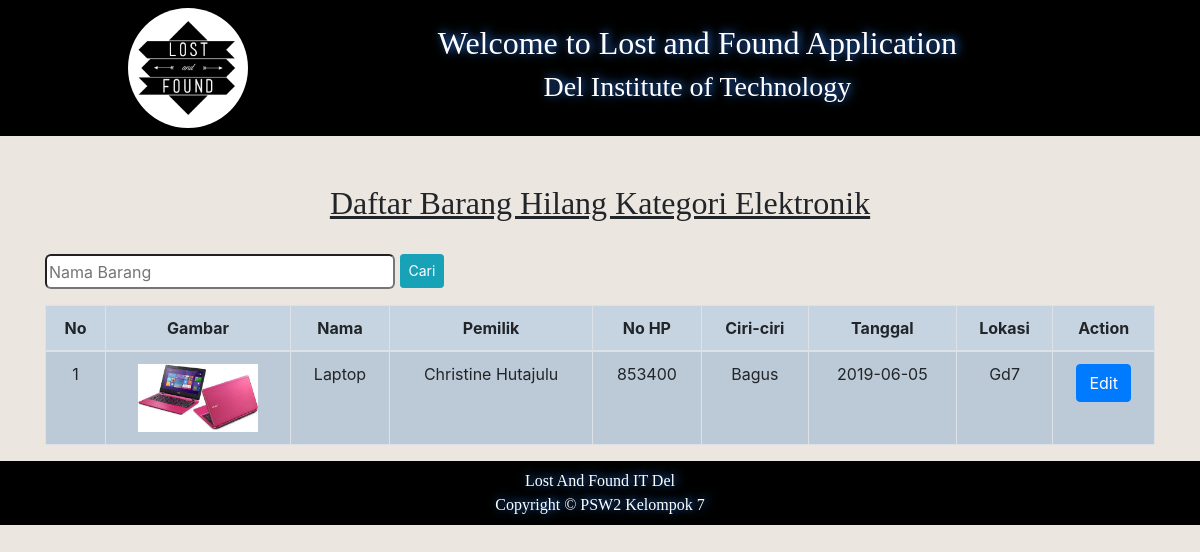
The app's page /daftarbarangUser/hilang/elektronik.php with its own data.
### tables this page shows
CREATE TABLE `formbaranghilang` (
  `id` int(10) UNSIGNED NOT NULL,
  `gambarBarang` varchar(100) NOT NULL,
  `namaBarang` varchar(100) NOT NULL,
  `pemilikBarang` varchar(100) NOT NULL,
  `noHp` int(20) NOT NULL,
  `ciriBarang` varchar(100) NOT NULL,
  `tanggalHilang` date NOT NULL,
  `lokasi` varchar(100) NOT NULL,
  `kategori` varchar(100) NOT NULL
);

### daftarbarangUser/hilang/elektronik.php (the view, shortened to what this page needs)
<html>
<head>
</head>
<link rel="stylesheet" href="../../css/bootstrap.css">
<link rel="stylesheet" href="../../css/bootstrap.min.css">
<body style="background-color: #ebe7e0;">
    <nav class="navbar" style="background-color: black">
    <div class="col-md-2">
        <img src="../../gambar/logo.jpg" width="120" height="120" class="rounded-circle d-inline-block align-top" alt="">
    </div>
    <div class="col-md-8">
        <center style="font-family:Castellar; color: white;"><h2 class="text4">Welcome to Lost and Found Application</h2>
        <h3 class="text4">Del Institute of Technology</h3>
        </center>
    </div>
    </nav>
</body>
</html>
<center>
    <h2 style="font-family:Bahnschrift Light Condensed;">
        <u>Daftar Barang Hilang Kategori Elektronik</u>
    </h2>
</center>
<?php
    include_once "../../config/config.php";
    $query = mysqli_query($data, "SELECT * FROM formbaranghilang ORDER BY id DESC");
    $hasil = [];
    while($satu = mysqli_fetch_assoc($query)){
        $hasil[] = $satu;
    }
?>
<div class="container">
<div>
    <form action="cariBarang.php" method="post">
        <input type="text" style="border-radius:6px; width: 350px; height:35px" name="barang" placeholder="Nama Barang">
        <input class="btn btn-info btn-sm" style="height:34px; margin-top: -6px;" type="submit" name="search" value="Cari" >
    </form>
</div>
<table class="table table-hover table-striped table-bordered" style="background-color:#c6d4e1">
    <thead>
        <tr>
        <th style = "text-align:center" scope="col">No</th>
        <th style = "text-align:center" scope="col">Gambar</th>
        <th style = "text-align:center" scope="col">Nama</th>
        <th style = "text-align:center" scope="col">Pemilik</th>
        <th style = "text-align:center" scope="col">No HP</th>
        <th style = "text-align:center" scope="col">Ciri-ciri</th>
        <th style = "text-align:center" scope="col">Tanggal</th>
        <th style = "text-align:center" scope="col">Lokasi</th>
        <th style = "text-align:center" scope="col">Action</th>
        </tr>
    </thead>
    <?php $no = 0; foreach($hasil as $baru) :
        if($baru['kategori'] == "Elektronik") :
            $no++;
    ?>
    <tr>
        <td style = "text-align:center"><?= $no; ?></td>
        <td style = "text-align:center"><img src="../../gambar/ditemukan/<?= $baru['gambarBarang']; ?>" alt=" " width="120px;"></td>
        <td style = "text-align:center"><?= $baru['namaBarang']; ?></td>
        <td style = "text-align:center"><?= $baru['pemilikBarang']; ?></td>
        <td style = "text-align:center"><?= $baru['noHp']; ?></td>
        <td style = "text-align:center"><?= $baru['ciriBarang']; ?></td>
        <td style = "text-align:center"><?= $baru['tanggalHilang']; ?></td>
        <td style = "text-align:center"><?= $baru['lokasi']; ?></td>
        <td>
            <center>
                <a href="../../mahasiswa/form/editHilang.php?id=<?= $baru['id']; ?>"><input class="btn btn-primary" type="button" value="Edit"></a>
            </center>
        </td>
    </tr>
<?php
    endif;
    endforeach;
?>
</table>
</div>
<html>
<head>
</head>
<body>
    <nav class="navbar" style="background-color: black">
        <div class="col-md-12 text4" style="font-family:Comic Sans MS; color: white;">
            <center>
                Lost And Found IT Del<br>
                Copyright &copy PSW2 Kelompok 7
            </center>
        </div>
    </nav>
</body>
</html>

### daftarbarangUser/hilang/elektronik.php (style rules this page uses)
.text4 { text-shadow: 2px -1px 10px #3385ff; }

### records on screen
formbaranghilang: gambarBarang (picture), namaBarang "Laptop", pemilikBarang "Christine Hutajulu", noHp "853400", ciriBarang "Bagus", tanggalHilang "2019-06-05", lokasi "Gd7"
